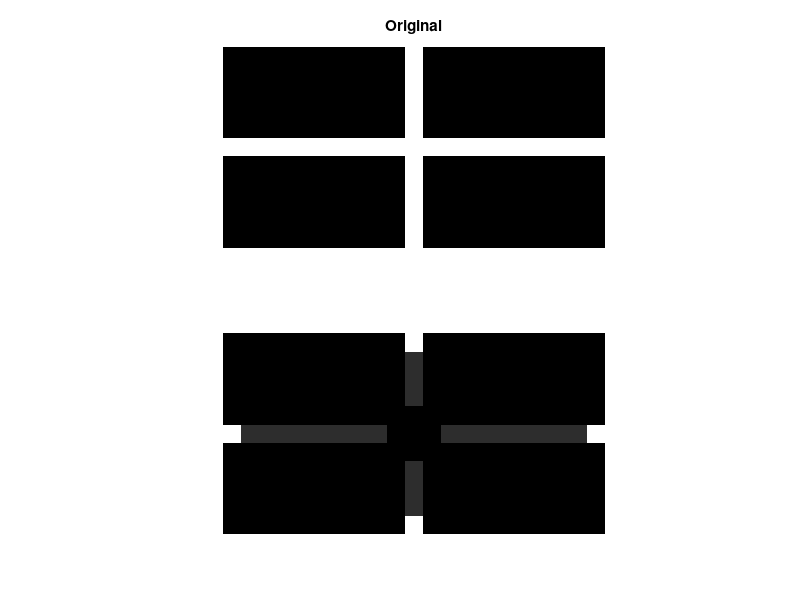

Source code (MATLAB):
%Jason Yang FeedForward and Backward, solving systems of linear equations


%%%%%%%%%%%%%%%%%%%%%%%%%%%%%%%%%%%%%%%%%%%%%%%%%%%%%%%%%%%%
%%% small visual field of herman grid
pic1 = [ 0 0 0 0 0 0 0 0 0 0 255 0 0 0 0 0 0 0 0 0 0 ;
            0 0 0 0 0 0 0 0 0 0 255 0 0 0 0 0 0 0 0 0 0 ;
            0 0 0 0 0 0 0 0 0 0 255 0 0 0 0 0 0 0 0 0 0 ;
            0 0 0 0 0 0 0 0 0 0 255 0 0 0 0 0 0 0 0 0 0 ;
            0 0 0 0 0 0 0 0 0 0 255 0 0 0 0 0 0 0 0 0 0 ;
            255 255 255 255 255 255 255 255 255 255 255 255 255 255 255 255 255 255 255 255 255;
            0 0 0 0 0 0 0 0 0 0 255 0 0 0 0 0 0 0 0 0 0 ;
            0 0 0 0 0 0 0 0 0 0 255 0 0 0 0 0 0 0 0 0 0 ;
            0 0 0 0 0 0 0 0 0 0 255 0 0 0 0 0 0 0 0 0 0 ;
            0 0 0 0 0 0 0 0 0 0 255 0 0 0 0 0 0 0 0 0 0 ;
            0 0 0 0 0 0 0 0 0 0 255 0 0 0 0 0 0 0 0 0 0 ;]
%%%%%%%%%%%%%%%%%%%%%%%%%%%%%%%%%%%%%%%%%%%%%%%
%%% entire herman grid
pic2 = [ 0 0 0 255 0 0 0 255;
          0 0 0 255 0 0 0 255;
          0 0 0 255 0 0 0 255;
          255 255 255 255 255 255 255 255;
          0 0 0 255 0 0 0 255;
          0 0 0 255 0 0 0 255;
          0 0 0 255 0 0 0 255;
          255 255 255 255 255 255 255 255;];
pic2 = repmat(pic2,2);
lside = ones(size(pic2,1) + 1,1) * 255;
ltop = ones(1,size(pic2,2) ) * 255;
pic2 = cat(2,lside, cat(1,ltop,pic2) );
%%%%%%%%%%%%%%%%%%%%%%%%%%%%%%%%%%%%%%%%%%%%%%%%%%%%%

%rawin = imread('images.jpg');
%myimage = rgb2gray(rawin); 

%%input images:Note that matrix size becomes
%%(Width*Height)^2 therefore it can only accommodate very small images.


myimage = pic1;

I = 0.45; %inhibition coefficient
fwd = true; %%forward or back propagation, fwd means forward


%%%%%%%%%%%%%%%%

r = size(myimage,1);
c = size(myimage,2);

myimage = im2double(myimage);

mymatrix = diag(ones(r*c,1) ,0);

if fwd == true
    I = -I;
end

%%%setting the very large matrix below is based on equation sheet

%%% eq. 7 or 16 (feedforward or feedback, depends if I or -I) 
mymatrix(1,2) = I;
mymatrix(1,c+1) = I;
mymatrix(1,c+2) = I;

%%% eq. 8 or 17
mymatrix(c,c - 1) = I;
mymatrix(c,(2*c)-1) = I;
mymatrix(c,(2*c)) = I;

%%% eq. 9 or 18
mymatrix(((r-1)*c)+1,((r-1)*c) + 2) = I;
mymatrix(((r-1)*c)+1,((r-2)*c) + 1) = I;
mymatrix(((r-1)*c)+1,((r-2)*c) + 2) = I;

%%% eq. 10 or 19
mymatrix(r*c,(r*c)-1) = I;
mymatrix(r*c,((r-1)*c)-1) = I;
mymatrix(r*c,(r-1)*c) = I;

%%% eq. 11 or 20
for e = 2:c-1
   mymatrix(e,e-1) = I;
   mymatrix(e,e+1) = I;
   mymatrix(e,c+(e-1)) = I;
   mymatrix(e,c+e) = I;
   mymatrix(e,c+(e+1)) = I;
end

%%% eq. 12 or 21
for e = (((r-1)*c)+2):((r*c)-1)
    mymatrix(e,e-1) = I;
    mymatrix(e,e+1) = I;
    mymatrix(e,(e-c)-1) = I;
    mymatrix(e,(e-c)) = I;
    mymatrix(e,(e-c)+1) = I;
end

%%% eq. 13 or 22
for ee = 1:r-2
   e = (ee*c)+1;
   mymatrix(e,e+1) = I;
   mymatrix(e,e-c) = I;
   mymatrix(e,e-c+1) = I;
   mymatrix(e,e+c) = I;
   mymatrix(e,e+c+1) = I;
end

%%% eq. 14 or 23
for ee = 2:r-1
   e = ee*c;
   mymatrix(e,e-1) = I;
   mymatrix(e,e-c) = I;
   mymatrix(e,e-c-1) = I;
   mymatrix(e,e+c) = I;
   mymatrix(e,e+c-1) = I;
end

%%% eq. 15 or 24
for i = 1:r-2
    for j = 2:c-1
        e = (i*c)+j;
        mymatrix(e,e-c-1) = I;
        mymatrix(e,e-c) = I;
        mymatrix(e,e-c+1) = I;
        mymatrix(e,e-1) = I;
        mymatrix(e,e+1) = I;
        mymatrix(e,e+c-1) = I;
        mymatrix(e,e+c) = I;
        mymatrix(e,e+c+1) = I;
        
    end
end

image1D = reshape(myimage',[r*c,1]); %%turn image into 1D array for matrix multiplication

%solving systems of linear equations 
if fwd == true
    output1D = mymatrix * image1D;

else
    output1D = mymatrix^(-1) * image1D;
end


output = reshape(output1D,[c,r])'; %%turn 1D array output into matrix to view image
%assume that visual lower bound is black and visual upper bound is white
%otherwise matlab 

output(output>255) = 255; %assume we process negative stimuli as black and we percieve stimuli "greater than white" as white
output(output<0) = 0;

%showing images
subplot(2,1,1)
imshow(myimage,[])
title('Original')
subplot(2,1,2)
imshow(output,[]);
